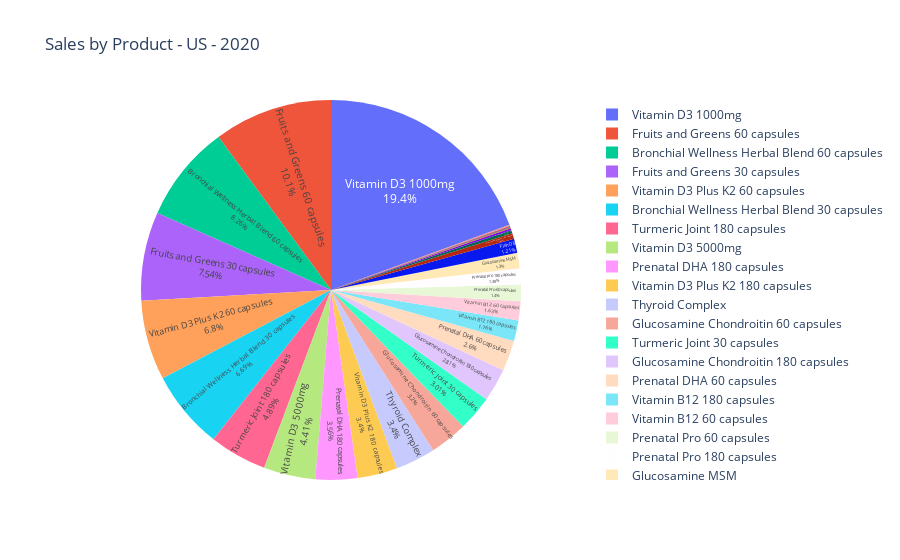

This figure's notebook cell:
### Code cell
# Plotly pie chart - net sales by "product_title" column value - 2020
per_product_sales_fig_2020 = px.pie(per_product_sales_2020, names="product_title", values="net_sales", title="Sales by Product - US - 2020",
        labels={"product_title" : 'Product Title', "net_sales" :'Sales in $'})
per_product_sales_fig_2020.update_traces(textposition='inside', textinfo='percent+label')

per_product_sales_fig_2020.show()

### Figure 1 — Plotly figure (JSON) as saved in the notebook; plotly's stock layout.template omitted (floating-point values rounded to 4 significant figures)
{"data": [{"domain": {"x": [0, 1], "y": [0, 1]}, "hovertemplate": "Product Title=%{label}<br>Sales in $=%{value}<extra></extra>", "labels": ["Amino Acid Complete", "Bronchial Wellness Herbal Blend 30 capsules", "Bronchial Wellness Herbal Blend 60 capsules", "Co Q10 30 capsules", "Digestive Support Bundle", "Fish Oil", "Fruits and Greens 180 capsules", "Fruits and Greens 30 capsules", "Fruits and Greens 60 capsules", "Glucosamine Chondroitin 180 capsules", "Glucosamine Chondroitin 60 capsules", "Glucosamine MSM", "Hair/Skin/Nails Ultra 30 capsules", "Prenatal DHA 180 capsules", "Prenatal DHA 60 capsules", "Prenatal Pro 180 capsules", "Prenatal Pro 60 capsules", "Pro DHA Memory 180 capsules", "Pro DHA Memory 30 capsules", "Pro DHA Memory 60 capsules", "Thyroid Complex", "Turmeric Joint 180 capsules", "Turmeric Joint 30 capsules", "Vitamin B12 180 capsules", "Vitamin B12 60 capsules", "Vitamin D3 1000mg", "Vitamin D3 5000mg", "Vitamin D3 Plus K2 180 capsules", "Vitamin D3 Plus K2 60 capsules", "Vitamin Tablet Organizer", "Zinc Sinus Nose Spray"], "legendgroup": "", "name": "", "showlegend": true, "textinfo": "percent+label", "textposition": "inside", "type": "pie", "values": [1955.0, 224300.0, 276900.0, 0, 8973.0, 40480.0, 16430.0, 252800.0, 338100.0, 94120.0, 107100.0, 43590.0, 750.2, 119400.0, 87300.0, 46140.0, 46770.0, 1960.0, 5949.0, 2320.0, 113900.0, 163900.0, 100900.0, 59040.0, 54740.0, 651000.0, 147700.0, 113900.0, 228000.0, 1303.0, 1732.0]}], "layout": {"legend": {"tracegroupgap": 0}, "title": {"text": "Sales by Product - US - 2020"}}}
